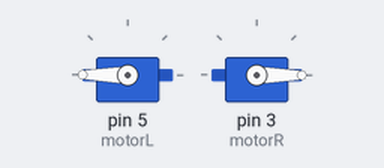
Simulated run of this sketch. Board: Arduino Uno, built with avr-gcc and run on an emulated ATmega328P. On the bench: 2 × servo.

Above: at 0.1 s.
At 2.0 s:
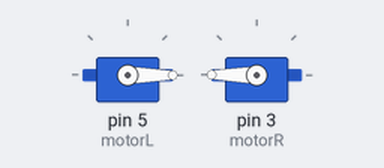
Timing chart, 0 to 3.5 s (numbered marks = the images above):
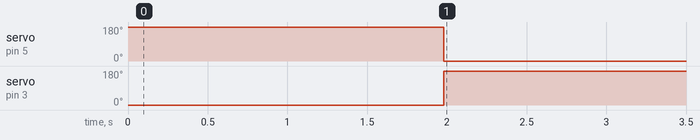

The sketch:

drivingStraight.ino
```cpp
#include <Servo.h>

Servo motorL;
Servo motorR;

int footTime = 640;
int motorLstop = 88;
int motorRstop = 87;
int motorLc = 180;
int motorRc = 0;
int motorLcc = 0;
int motorRcc = 180;

void setup() {
  motorL.attach(5);
  motorR.attach(3);
  motorL.write(motorLstop);
  motorR.write(motorRstop);
}

void loop() {
  // accelerate from stop values to clockwise values
  for(int x = motorLstop; x <= motorLc; x++) {
    motorL.write(x);
    Serial.println("L: " + x);
  }
  for(int x = motorRstop; x >= motorRc; x--) {
    motorR.write(x);
    Serial.println("R: " + x);
  }
  // go forward for 3*footTime
  delay(3*footTime);

  // decelerate from clockwise values to counterclockwise values
  for(int x = motorLc; x >= motorLcc; x--) {
    motorL.write(x);
    Serial.println("L: " + x);
  }

  for(int x = motorRc; x <= motorRcc; x++) {
    motorR.write(x);
    Serial.println("R: " + x);
  }
  // go backward for 2*footTime
  delay(2*footTime);

  motorL.detach();
  motorR.detach();
}
```

Measured:
- by itself, servo on pin 5 (motorL): 180° → 0° at 2.0 s
- by itself, servo on pin 3 (motorR): 0° → 180° at 2.0 s
